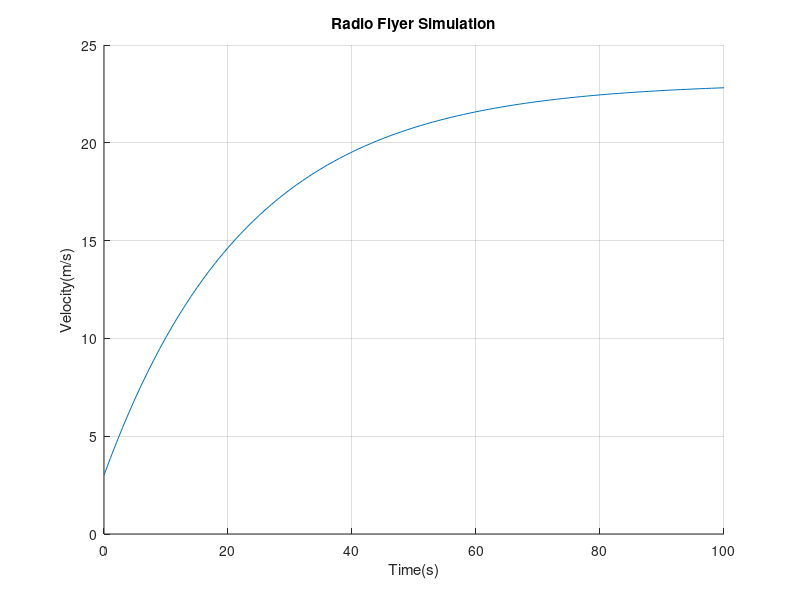

Write the MATLAB code that produced this figure.
%%
%   ME3001-002 Mechanical Engineering Analysis - TNTECH
%   Tristan Hill - April 01, 2020
%   
%   Ordinary Differential Equations - Lecture 3 
%   Validation of Analytical Solutions with ODE45
%%

clear variables;close all;clc

% define the system parameters
m=150;
c=6.5;
v0=3.0;
F=1;

% define an array of time values
time=0:1:100;

% compute the 'analytical' solution
vel=(v0-F*m/c)*exp(-c/m*time)+F*m/c;

% show a graph of the solution
figure(1); hold on
plot(time,vel)

title('Radio Flyer Simulation')
xlabel('Time(s)')
ylabel('Velocity(m/s)')
grid on